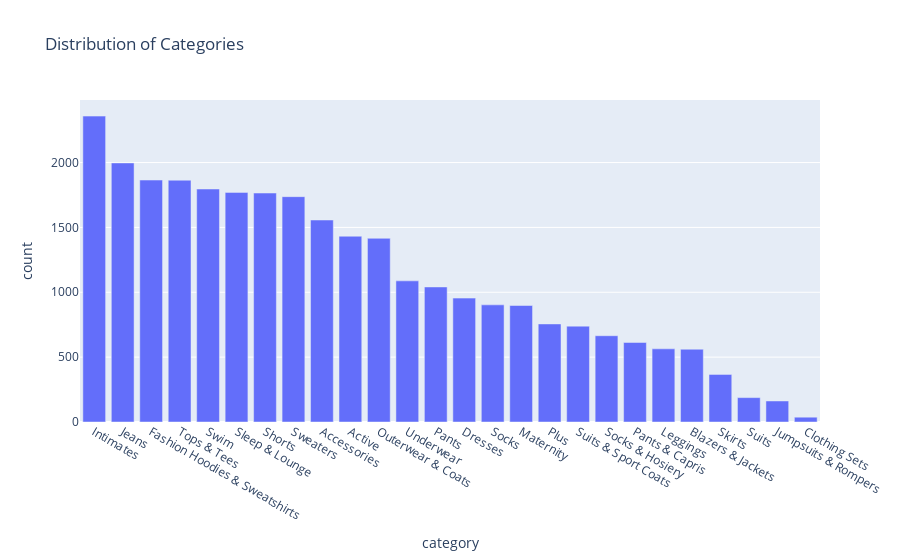

Notebook cell for this chart:
### Markdown cell above
### Distribution of Categories

### Code cell
# Calculate the distribution of product categories and create a bar plot to visualize it

category_distribution = products['category'].value_counts().reset_index()
category_distribution.columns = ['category', 'count']

fig1 = px.bar(category_distribution, x='category', y='count', title='Distribution of Categories')
fig1.show()

### Figure 1 — Plotly figure (JSON) as saved in the notebook; plotly's stock layout.template omitted (floating-point values rounded to 4 significant figures)
{"data": [{"alignmentgroup": "True", "hovertemplate": "category=%{x}<br>count=%{y}<extra></extra>", "legendgroup": "", "marker": {"color": "#636efa", "pattern": {"shape": ""}}, "name": "", "offsetgroup": "", "orientation": "v", "showlegend": false, "textposition": "auto", "type": "bar", "x": ["Intimates", "Jeans", "Fashion Hoodies & Sweatshirts", "Tops & Tees", "Swim", "Sleep & Lounge", "Shorts", "Sweaters", "Accessories", "Active", "Outerwear & Coats", "Underwear", "Pants", "Dresses", "Socks", "Maternity", "Plus", "Suits & Sport Coats", "Socks & Hosiery", "Pants & Capris", "Leggings", "Blazers & Jackets", "Skirts", "Suits", "Jumpsuits & Rompers", "Clothing Sets"], "xaxis": "x", "y": [2358, 1997, 1865, 1864, 1796, 1770, 1765, 1737, 1557, 1432, 1416, 1088, 1041, 955, 903, 898, 756, 739, 665, 613, 564, 561, 367, 188, 162, 37], "yaxis": "y"}], "layout": {"barmode": "relative", "legend": {"tracegroupgap": 0}, "title": {"text": "Distribution of Categories"}, "xaxis": {"anchor": "y", "domain": [0, 1], "title": {"text": "category"}}, "yaxis": {"anchor": "x", "domain": [0, 1], "title": {"text": "count"}}}}
